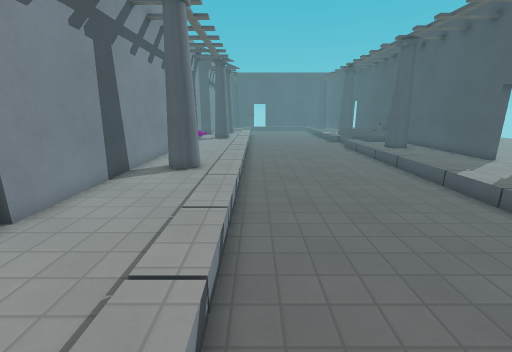
[1] (above)

12 first-person views from a walk through a level from a Godot 3-D game. The camera is 1.2 m above the floor, tilts 14° down and sees 90° across. The floor is counted in squares, 0.5 m on a side. Each view is taken from the middle of a square. On the plan, view 1 faces up. The plan holds only what a view shows up to about 17 squares ahead; the rest is blank. The place goes on beyond the plan. Door leaves are left out where a doorway can be walked through. Surface patterns are stand-ins for the level's own textures.

[2]
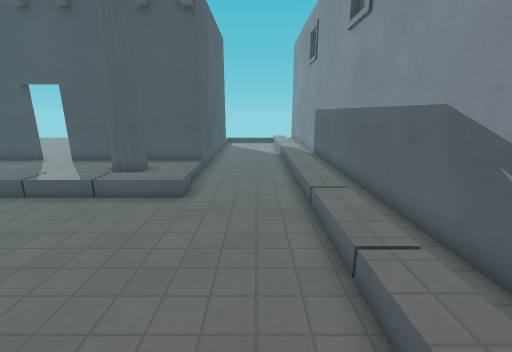

[3]
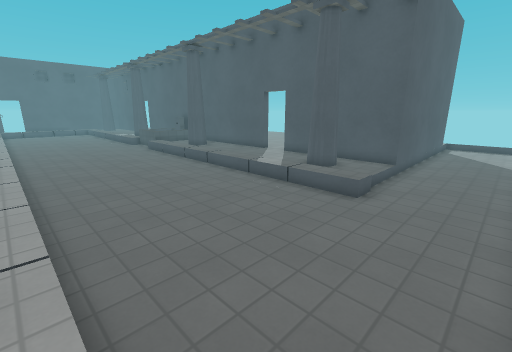

[4]
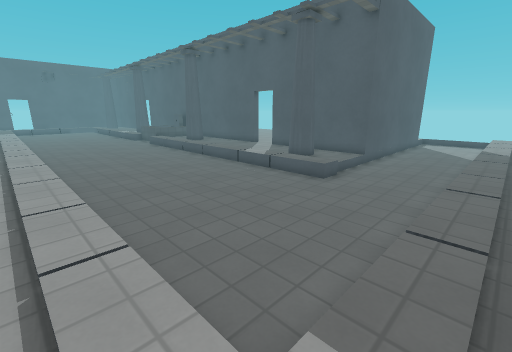

[5]
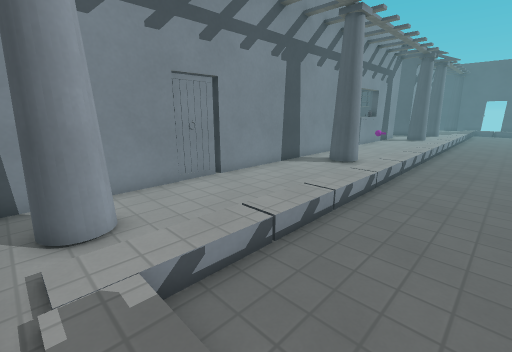

[6]
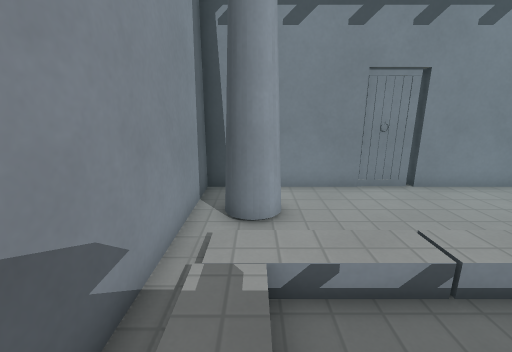

[7]
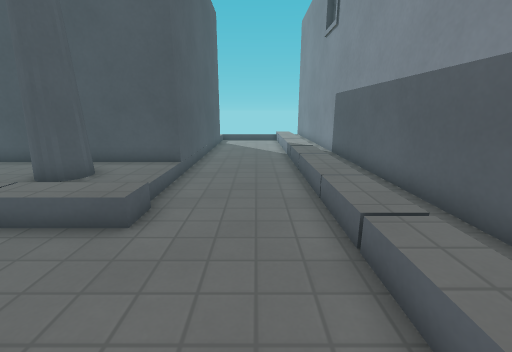

[8]
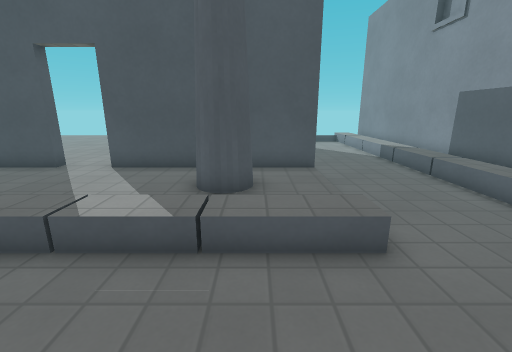

[9]
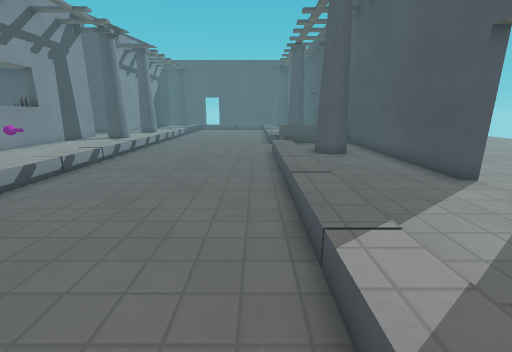

[10]
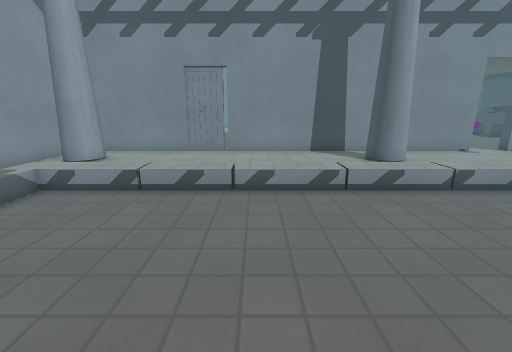

[11]
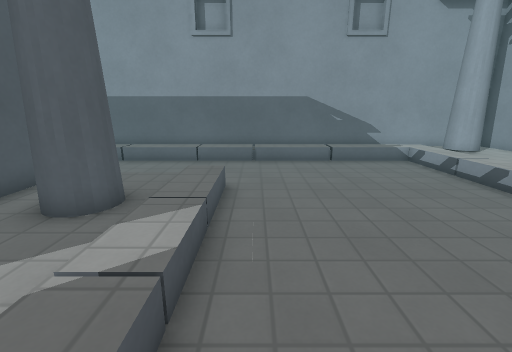

[12]
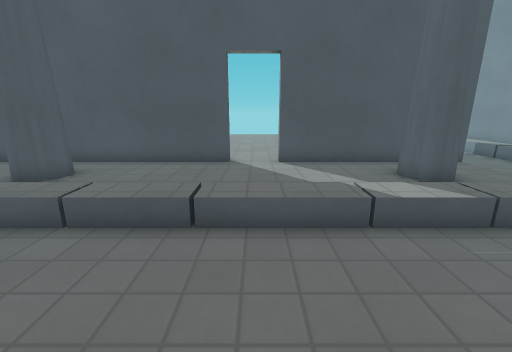

### Floor plan
Key: @ floor where view 1 was taken; # wall or solid block; . main floor; : floor 0.25 m higher than the main floor; / step, stairs or slope; D closed door; = window, fence, low wall or low ledge; ^ raised ledge; v drop or lower ground; O other object.
Columns run from 10 left of view 1 to 20 right of it. Each row starts with its distance up from view 1.
 24     #::  :........ v   #
 23     #::: /........//// #
 22 ::  #:::::......../::::#
 21 OO: ^:::::......../::::#
 20   :^^::::/......../:# :#     ::
 19     ::O:::......../:##:#    :::
 18     #:O:::......../::::#   ::::
 17     #::::/......../::::#  :::::
 16     #:::::......../::::# ::::::
 15     #:::::......../::::#:::::
 14     #:::::......../::::#:::::::
 13     #: #:/......../::::::::::::
 12     #:##::......../::::D:::::::
 11     #:::::......../::::D
 10     #::::/......../::::D
  9     #:::::......../::=:#
  8     #:::::......../:##:#
  7     #:::::......../:##:#
  6     #::::/......../::::#
  5     D:::::......../////########
  4     D:::::.....................
  3     #:::::.....................
  2     #:::::.....................
  1     #:##::.....................
  0     #:##::@////////////////////
 -1     #:##:::::::::::::::::::::::
 -2     ###########################

Positions as (right, up) in squares from view 1, and headings:
1: (0, 0), facing up
2: (-1, 2), facing right
3: (-1, 1), facing up-right
4: (-2, -1), facing up-right
5: (3, -1), facing up-left
6: (3, 0), facing left
7: (3, 2), facing right
8: (4, 7), facing right
9: (7, 7), facing up
10: (7, 7), facing left
11: (7, 13), facing down
12: (3, 13), facing right
